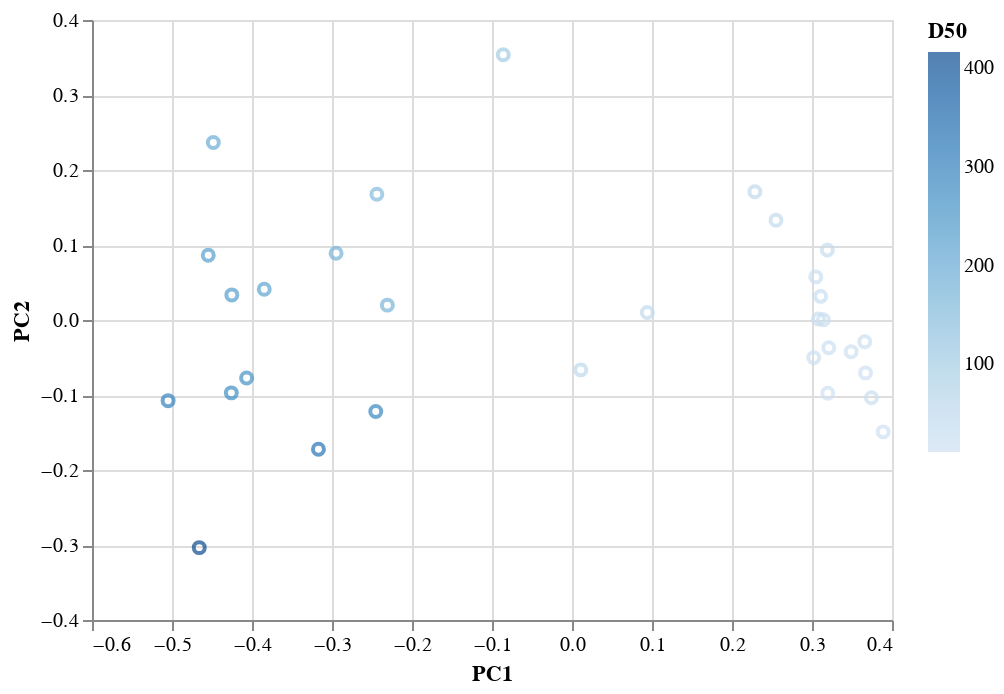

Write notebook code for a chart like this one.
### Code cell
# PCoA

sedpco = sed_pcoa(grainsize_iow, num_coords = 2)

# Plot PCo1 and PCo2
alt.Chart(sedpco.merge(mp_added_sed_sdd, left_index=True, right_on='Sample').reset_index()).mark_point().encode(
    x='PC1',
    y='PC2',
    color='D50',
    tooltip='index'
)
